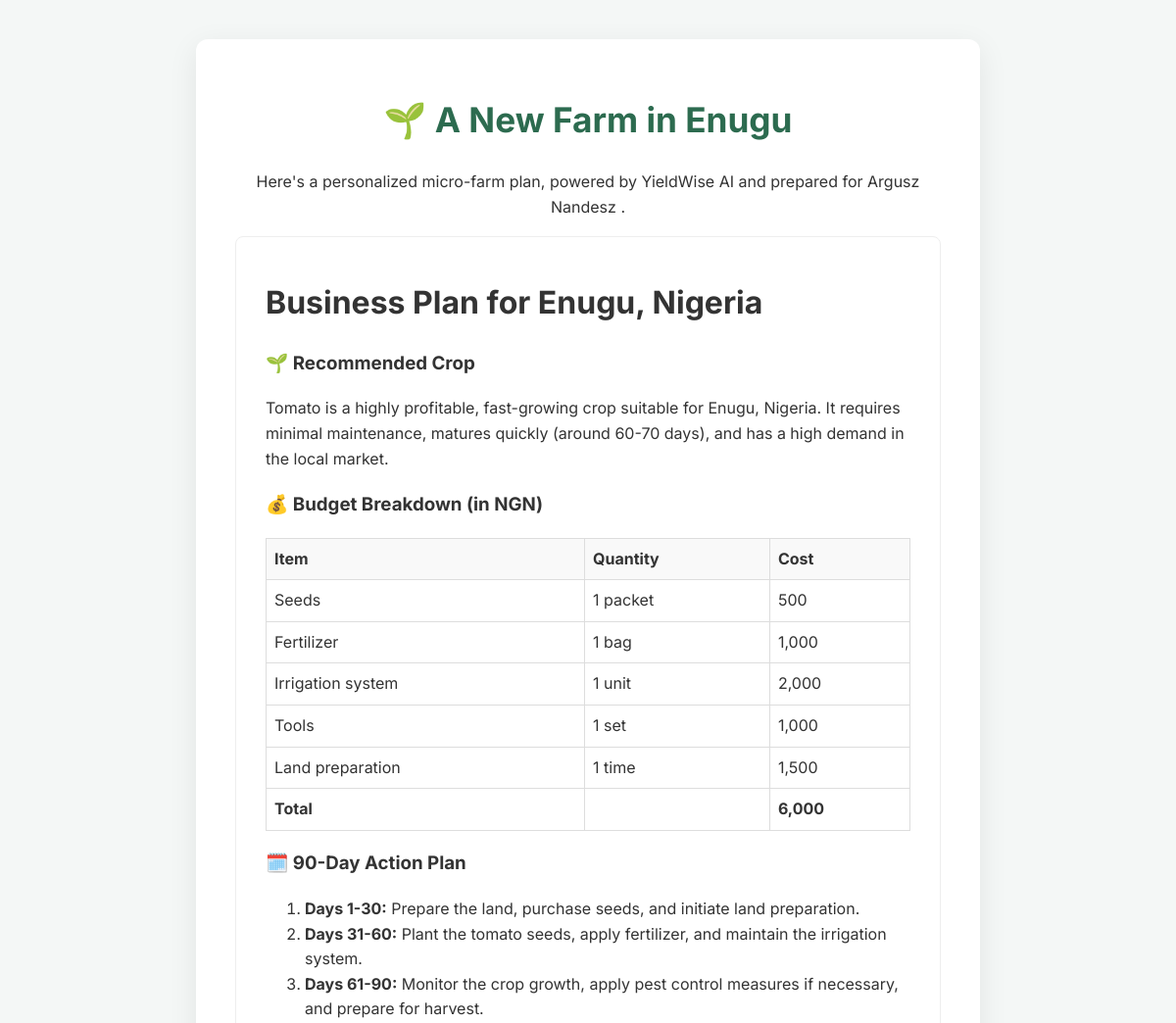
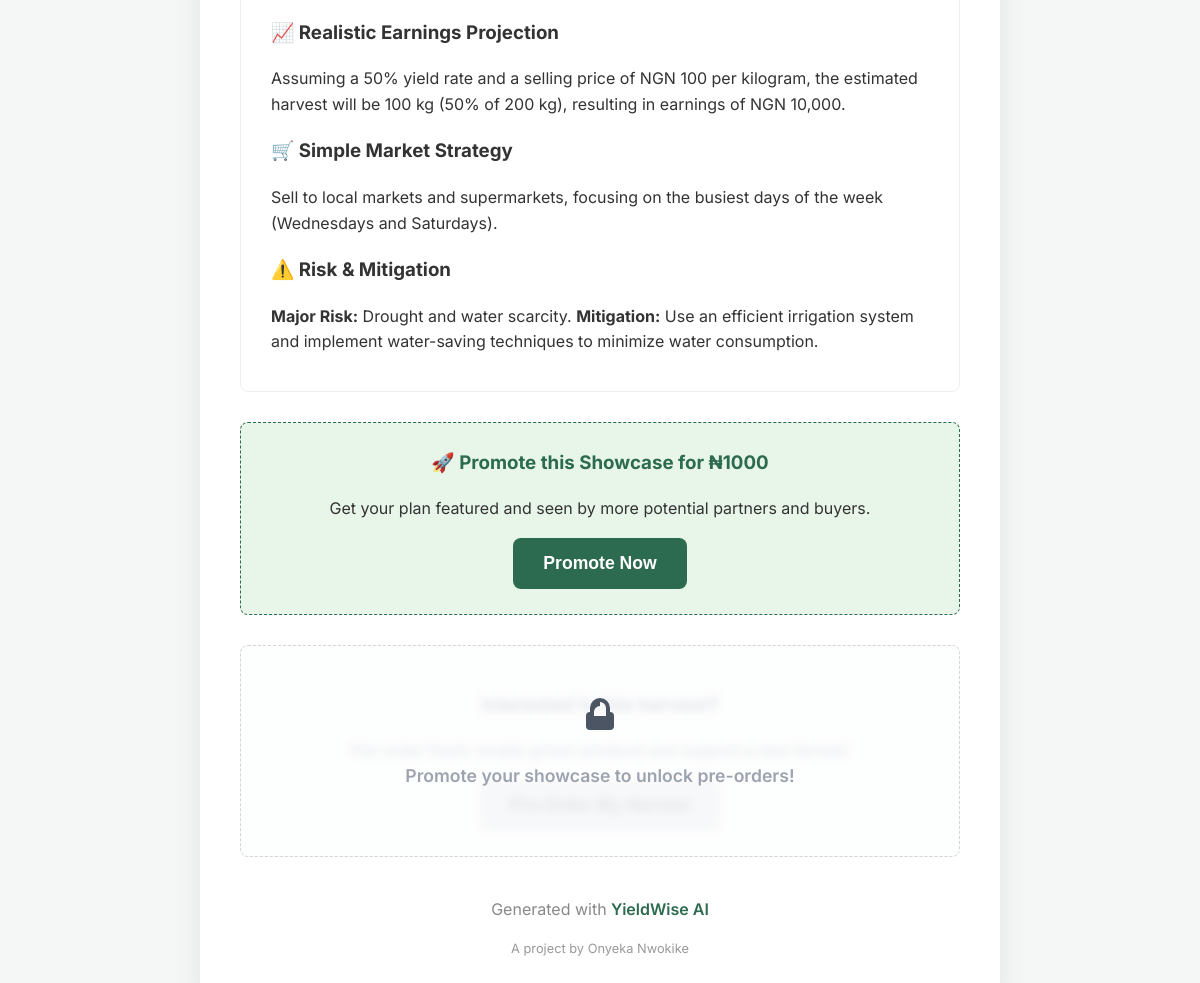
The app's page /showcase/3366a9a0-325f-4629-ab17-315aa051ed64 with its own data (2 pictures, top to bottom).
### tables this page shows
CREATE TABLE farm_plans (id INTEGER PRIMARY KEY AUTOINCREMENT, user_id INTEGER, location TEXT NOT NULL, country TEXT, currency TEXT, plan_html TEXT NOT NULL, showcase_id TEXT, created_at TIMESTAMP DEFAULT CURRENT_TIMESTAMP, FOREIGN KEY (user_id) REFERENCES users (id));

CREATE TABLE users (id INTEGER PRIMARY KEY AUTOINCREMENT, email TEXT NOT NULL UNIQUE, password TEXT NOT NULL, name TEXT NOT NULL);

### app.py (the view)
@app.route('/showcase/<showcase_id>')
def showcase(showcase_id):
    conn = get_db_connection()
    plan = conn.execute('SELECT p.*, u.name as user_name FROM farm_plans p JOIN users u ON p.user_id = u.id WHERE showcase_id = ?', (showcase_id,)).fetchone()
    conn.close()
    if plan is None: abort(404)
    return render_template('showcase.html', plan=plan)

### app.py (called while the page is built)
def get_db_connection():
    conn = sqlite3.connect('yieldwise.db', check_same_thread=False, detect_types=sqlite3.PARSE_DECLTYPES | sqlite3.PARSE_COLNAMES)
    conn.row_factory = sqlite3.Row
    return conn

### templates/showcase.html (shortened to what this page needs)
<!DOCTYPE html>
<html lang="en">
<head>
</head>
<body>
    <div class="container showcase-container">
        <header>
            <h1>🌱 A New Farm in {{ plan.location }}</h1>
            <p>Here's a personalized micro-farm plan, powered by YieldWise AI and prepared for {{ plan.user_name }}.</p>
        </header>
        <main>
            <div class="plan-content">
                {{ plan.plan_html | safe }}
            </div>
            <div id="promotion-section" class="pre-order">
                 {% if plan.is_promoted %}
                    <p style="color: #2c6b4f; font-weight: 700;">⭐ This showcase is promoted!</p>
                 {% else %}
                    <h3>🚀 Promote this Showcase for ₦1000</h3>
                    <p>Get your plan featured and seen by more potential partners and buyers.</p>
                    <button id="promote-button" class="button">Promote Now</button>
                 {% endif %}
            </div>
            <div id="preorder-section" class="pre-order-locked">
                <div class="lock-overlay">
                    <svg xmlns="http://www.w3.org/2000/svg" class="lock-icon" viewBox="0 0 20 20" fill="currentColor"><path fill-rule="evenodd" d="M5 9V7a5 5 0 0110 0v2a2 2 0 012 2v5a2 2 0 01-2 2H5a2 2 0 01-2-2v-5a2 2 0 012-2zm5-3a3 3 0 00-3 3v2h6V7a3 3 0 00-3-3z" clip-rule="evenodd" /></svg>
                    <p class="lock-text">Promote your showcase to unlock pre-orders!</p>
                </div>
                <h3>Interested in this harvest?</h3>
                <p>Pre-order fresh, locally grown produce and support a new farmer!</p>
                <button class="button-disabled">Pre-Order My Harvest</button>
            </div>
        </main>
        <footer>
            <p>Generated with <a href="{{ url_for('home') }}">YieldWise AI</a></p>
            <p class="credit">A project by Onyeka Nwokike</p>
        </footer>
    </div>
</body>
</html>

### templates/showcase.html (style rules this page uses)
body { font-family: 'Inter', sans-serif; background-color: #f4f7f6; color: #333; margin: 0; line-height: 1.6; }
.container { background-color: #ffffff; padding: 30px 40px; border-radius: 12px; box-shadow: 0 8px 30px rgba(0, 0, 0, 0.08); width: 100%; text-align: center; margin: 20px; box-sizing: border-box; }
.showcase-container { max-width: 800px; margin: 40px auto; }
.showcase-container header h1 { color: #2c6b4f; font-size: 2.2rem; }
.plan-content { background-color: #ffffff; border: 1px solid #eee; border-radius: 8px; padding: 20px 30px; text-align: left; margin-bottom: 30px; }
.plan-content table { width: 100%; border-collapse: collapse; margin: 1em 0; }
.plan-content th, .plan-content td { border: 1px solid #ddd; padding: 8px; text-align: left; }
.plan-content th { background-color: #f9f9f9; }
footer { margin-top: 40px; text-align: center; color: #888; }
footer a { color: #2c6b4f; text-decoration: none; font-weight: 600; }
.credit { font-size: 0.8rem; color: #999; margin-top: 5px; }
.pre-order { background-color: #e8f5e9; border: 1px dashed #2c6b4f; border-radius: 8px; padding: 25px; text-align: center; margin-top: 30px; }
.pre-order h3 { margin-top: 0; color: #2c6b4f; }
.button { padding: 15px 30px; background-color: #2c6b4f; color: #ffffff; border: none; border-radius: 8px; font-size: 1.1rem; font-weight: 700; cursor: pointer; transition: background-color 0.3s ease, transform 0.2s ease; display: inline-block; width: auto; }
.pre-order-locked { position: relative; background-color: #f9fafb; border: 1px dashed #d1d5db; border-radius: 8px; padding: 25px; text-align: center; margin-top: 30px; overflow: hidden; }
.pre-order-locked h3, .pre-order-locked p { color: #9ca3af; }
.lock-overlay { position: absolute; top: 0; left: 0; right: 0; bottom: 0; background-color: rgba(255, 255, 255, 0.7); backdrop-filter: blur(4px); display: flex; flex-direction: column; justify-content: center; align-items: center; z-index: 10; }
.lock-icon { width: 40px; height: 40px; color: #4b5563; margin-bottom: 10px; }
.lock-text { font-weight: 600; color: #374151; font-size: 1.1rem; }
.button-disabled { width: auto; padding: 15px 30px; background-color: #e5e7eb; color: #9ca3af; border: none; border-radius: 8px; font-size: 1.1rem; font-weight: 700; cursor: not-allowed; display: inline-block; }

### records on screen
farm_plans: location "Enugu", plan_html "Business Plan for Enugu, Nigeria 🌱 Recommended Crop Tomato is a highly profitable, fast-growing crop suitable for Enugu, Nigeria. It requires minimal maintenance, matures quickly (around 60-70 days), and has a high demand in the local market. 💰 Budget Breakdown (in NGN) Item Quantity Cost Seeds 1 packet 500 Fertilizer 1 bag 1,000 Irrigation system 1 unit 2,000 Tools 1 set 1,000 Land preparation 1 time 1,500 Total 6,000 🗓️ 90-Day Action Plan Days 1-30: Prepare the land, purchase seeds, and initiate land preparation. Days 31-60: Plant the tomato seeds, apply fertilizer, and maintain the irrigation system. Days 61-90: Monitor the crop growth, apply pest control measures if necessary, and…"
users: user_name "Argusz Nandesz"
